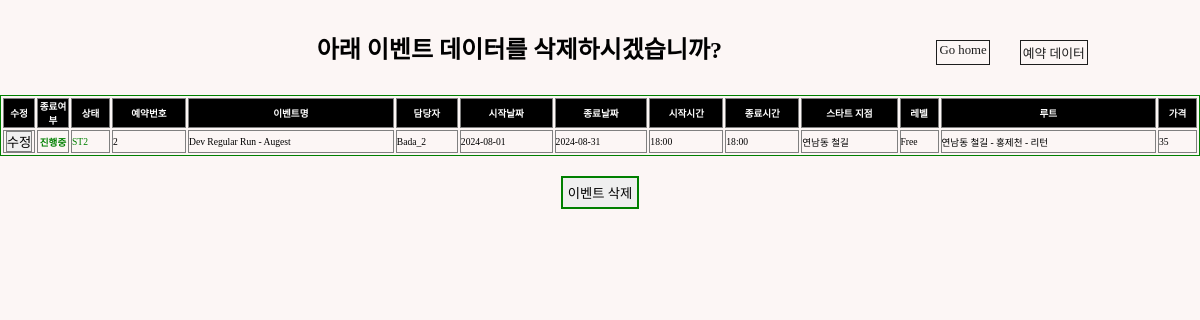
Page /events/deleventpage/2 (signed in) on the committed database.
### events/models.py (models this page shows, shortened)
class GuestRun(models.Model):
    STATUS_CHOICE = [
        ("ST1", "Checking"),
        ("ST2", "On-Sale"),
        ("ST3", "Sold-Out"),
        ("ST4", "Closed"),
    ]
    LEVEL = [
        ("800","Level-1, 800"),
        ("730","Level-2, 730"),
        ("700","Level-3, 700"),
        ("630","Level-4, 630"),
        ("600","Level-5, 600"),
        ("530","Level-6, 530"),
        ("Free","Full Access"),
    ]
    event_id = models.AutoField(
        primary_key=True,
    )
    title = models.CharField(max_length=50)
    manager = models.ForeignKey(Manager, related_name="manager",blank=False, null=True, on_delete=models.SET_NULL)
    start_date = models.DateField(blank=True, null=True)
    start_time = models.TimeField(blank=True, null=True)
    end_date = models.DateField(blank=True, null=True)
    end_time = models.TimeField(blank=True, null=True)
    image = ResizedImageField(size=[1402,1000], upload_to="runMain", blank=True)
    route_image = ResizedImageField(size=[1402,1402], upload_to="runRoute", blank=True)
    start_point = models.CharField(max_length=50)
    status = models.CharField(
        max_length=8,
        choices=STATUS_CHOICE,
        default="ST1",
    )
    level = models.CharField(
        max_length=15,
        choices=LEVEL,
        default="Free",
    )
    amount = models.IntegerField(default=0)
    route = models.CharField(max_length=50, blank=False)
    desc = models.TextField(blank=True)
    completed = models.BooleanField(default=False)

### community/models.py (models this page shows)
class Manager(models.Model):
    m_id = models.AutoField(primary_key=True)
    account = models.ForeignKey(User, on_delete=models.CASCADE)
    name = models.CharField(max_length=20)
    email = models.CharField(max_length=50, blank=False)
    age = models.IntegerField(default=0)
    image = ResizedImageField(size=[200,200], upload_to="avatar", blank=False)
    def __str__(self):
        return self.name + "_"+ str(self.m_id)

### events/views.py (the view)
# urls.py: path("deleventpage/<str:pk>", views.deleventpage, name="deleventpage"),
def deleventpage(request, pk):
    event = GuestRun.objects.filter(pk=pk)
    return render(request, "admin/event_del.html", {"events": event})

### templates/admin/event_del.html (shortened to what this page needs)
{% load static %}
<!DOCTYPE html>
<html lang="en">
  <head>
    <link rel="stylesheet" type="text/css" href="{% static 'css/sterna.css' %}"/>
    <link href="https://cdnjs.cloudflare.com/ajax/libs/bootstrap-datetimepicker/3.0.0/css/bootstrap-datetimepicker.min.css" rel="stylesheet"/>
  </head>
  <body>
    {% if user.is_staff %}
      <div class="tocenter">
        <div class="flex-row" style="width:100%; margin: 30px 0 20px 0; justify-content:space-around;">
          <div style="width:10px;"></div>
          <div>
            <h2>아래 이벤트 데이터를 삭제하시겠습니까?</h2>
          </div>
          <div class="flex-row">
            <a style="border:solid 1px; font-size:0.8rem; padding:2px; margin:10px;" href="{% url "community:index" %}">Go home</a>
            <div style="width:10px;"></div>
            <a style="border:solid 1px; font-size:0.8rem; padding:2px; margin:10px;" href="{% url "community:data" %}">예약 데이터</a>
          </div>
        </div>
      </div>
      {% for data in events %}
        <div>
          <table border="1px solid black" bordercolor="green" style="font-size:0.6rem; width:100%;">
            <tr style="background-color:black; color:white;">
              <th scope="col" style="width:30px; text-align:center">수정</th>
              <th scope="col" style="width:30px; text-align:center">종료여부</th>
              <th scope="col">상태</th>
              <th scope="col">예약번호</th>
              <th scope="col">이벤트명</th>
              <th scope="col">담당자</th>
              <th scope="col">시작날짜</th>
              <th scope="col">종료날짜</th>
              <th scope="col">시작시간</th>
              <th scope="col">종료시간</th>
              <th scope="col">스타트 지점</th>
              <th scope="col">레벨</th>
              <th scope="col">루트</th>
              <th scope="col">가격</th>
            </tr>
            <tr>
              <td style="width:30px; text-align:center">
                <a href="{% url "events:update_event" data.pk %}">
                  <button>수정</button>
                </a>
              </td>
              {% if data.completed == True %}
                <td style="color:white; font-weight:bold; background-color:grey; text-align:center;">완료</td>
              {% else %}
                <td style="color:green; font-weight:bold; text-align:center;">진행중</td>
              {% endif %}
              {% if data.status == "ST1" %}
                <td style="color:orange;">{{data.status}}</td>
              {% elif data.status == "ST2" %}
                <td style="color:green;">{{data.status}}</td>
              {% elif data.status == "ST3" %}
                <td style="color:blue;">{{data.status}}</td>
              {% else %}
                <td style="color:grey;">{{data.status}}</td>
              {% endif %}
              <td>{{data.event_id}}</td>
              <td>{{data.title}}</td>
              <td>{{data.manager}}</td>
              <td>{{data.start_date | date:"Y-m-d"}}</td>
              <td>{{data.end_date | date:"Y-m-d"}}</td>
              <td>{{data.start_time | time:"H:i"}}</td>
              <td>{{data.end_time | time:"H:i"}}</td>
              <td>{{data.start_point}}</td>
              <td>{{data.level}}</td>
              <td>{{data.route}}</td>
              <td>{{data.amount}}</td>
            </tr>
          </table>
          <div class="flex-column">
            <div class="tocenter" style="margin:20px 0 0 0;">
              <a href="{% url "events:delevent" data.pk %}">
                <button style="padding: 5px; border:solid 2px green;">이벤트 삭제</button>
              </a>
            </div>
          </div>
        </div>
      {% endfor %}
    {% endif %}
  </body>
</html>

### static/css/sterna.css (style rules this page uses)
:root { --sterun-primary-color: #fbff00; --sterun-secondary-color: #3A3A3A; --sterun-thirdary-color: #4467AF; --sterun-white-color: #FCF6F5; --sterun-black-color: #1d1d1d; --sterun-grey-color: #E8E8E8; }
* { margin: 0; padding: 0; font-family: "SCDream"; z-index:100; }
html, body { background-color: var(--sterun-white-color); margin-top: 100px; min-height: 100%; margin: 0; }
a { color: var(--sterun-black-color); text-decoration: none; }
button { border: 1px solid grey; }
.tocenter { display: flex; flex-direction: column; align-items: center; width:100%; }
.flex-row { display: flex; flex-direction: row; flex-flow: wrap; justify-content: center; }
.flex-column { justify-content: center; display: flex; flex-direction: column; }

### templates/admin/event_del.html (style rules this page uses)
tr th { border: solid 1px grey; }
tr td { border: solid 1px grey; }

### rows in the picture
GuestRun: completed "진행중", status "ST2", event_id "2", title "Dev Regular Run - Augest", manager "Bada_2", start_date "2024-08-01", end_date "2024-08-31", start_time "18:00", end_time "18:00", start_point "연남동 철길", level "Free", route "연남동 철길 - 홍제천 - 리턴", amount "35"
